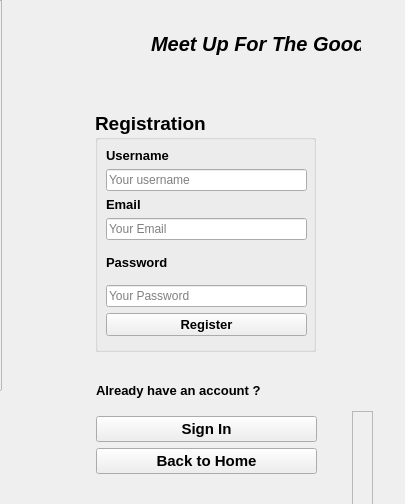
<?xml version="1.0" encoding="UTF-8"?>
<ui version="4.0">
 <class>registration_</class>
 <widget class="QWidget" name="registration_">
  <property name="geometry">
   <rect>
    <x>0</x>
    <y>0</y>
    <width>405</width>
    <height>504</height>
   </rect>
  </property>
  <property name="windowTitle">
   <string>Registration</string>
  </property>
  <property name="windowIcon">
   <iconset resource="src.qrc">
    <normaloff>:/image/images/logo.png</normaloff>:/image/images/logo.png</iconset>
  </property>
  <widget class="QFrame" name="frame">
   <property name="geometry">
    <rect>
     <x>352</x>
     <y>411</y>
     <width>21</width>
     <height>391</height>
    </rect>
   </property>
   <property name="styleSheet">
    <string notr="true">#frame
{
border-image: url(:/images/jpg.jfif);
}</string>
   </property>
   <property name="frameShape">
    <enum>QFrame::StyledPanel</enum>
   </property>
   <property name="frameShadow">
    <enum>QFrame::Raised</enum>
   </property>
  </widget>
  <widget class="QFrame" name="frame_2">
   <property name="geometry">
    <rect>
     <x>-19</x>
     <y>0</y>
     <width>21</width>
     <height>391</height>
    </rect>
   </property>
   <property name="styleSheet">
    <string notr="true">#frame
{
border-image: url(:/images/jpg.jfif);
}</string>
   </property>
   <property name="frameShape">
    <enum>QFrame::StyledPanel</enum>
   </property>
   <property name="frameShadow">
    <enum>QFrame::Raised</enum>
   </property>
  </widget>
  <widget class="QWidget" name="layoutWidget_3">
   <property name="geometry">
    <rect>
     <x>96</x>
     <y>370</y>
     <width>221</width>
     <height>104</height>
    </rect>
   </property>
   <layout class="QVBoxLayout" name="verticalLayout_7">
    <item>
     <widget class="QLabel" name="label_3">
      <property name="font">
       <font>
        <pointsize>10</pointsize>
        <bold>true</bold>
       </font>
      </property>
      <property name="text">
       <string>Already have an account ?</string>
      </property>
     </widget>
    </item>
    <item>
     <widget class="QPushButton" name="signin_btn_3">
      <property name="font">
       <font>
        <pointsize>11</pointsize>
        <bold>true</bold>
       </font>
      </property>
      <property name="styleSheet">
       <string notr="true">#signin
{
border:  solid white;
border-width: 0px;
border-radius: 3px;
background: rgb(20, 173, 255);
color: white
}
#signin:hover
{

background: rgb(33, 151, 255)

}</string>
      </property>
      <property name="text">
       <string>Sign In</string>
      </property>
     </widget>
    </item>
    <item>
     <widget class="QPushButton" name="signin_btn_4">
      <property name="font">
       <font>
        <pointsize>11</pointsize>
        <bold>true</bold>
       </font>
      </property>
      <property name="styleSheet">
       <string notr="true">#signin
{
border:  solid white;
border-width: 0px;
border-radius: 3px;
background: rgb(20, 173, 255);
color: white
}
#signin:hover
{

background: rgb(33, 151, 255)

}</string>
      </property>
      <property name="text">
       <string>Back to Home</string>
      </property>
     </widget>
    </item>
   </layout>
  </widget>
  <widget class="QWidget" name="widget_2" native="true">
   <property name="geometry">
    <rect>
     <x>142</x>
     <y>21</y>
     <width>228</width>
     <height>45</height>
    </rect>
   </property>
   <widget class="QLabel" name="header_2">
    <property name="geometry">
     <rect>
      <x>9</x>
      <y>9</y>
      <width>210</width>
      <height>27</height>
     </rect>
    </property>
    <property name="font">
     <font>
      <pointsize>15</pointsize>
      <italic>true</italic>
      <bold>true</bold>
     </font>
    </property>
    <property name="text">
     <string>Meet Up For The Good</string>
    </property>
   </widget>
  </widget>
  <widget class="QGroupBox" name="registrationbox_2">
   <property name="geometry">
    <rect>
     <x>95</x>
     <y>111</y>
     <width>221</width>
     <height>241</height>
    </rect>
   </property>
   <property name="font">
    <font>
     <pointsize>14</pointsize>
     <bold>true</bold>
    </font>
   </property>
   <property name="styleSheet">
    <string notr="true">#registrationbox
{
border: 1.5px solid white;
border-radius: 3px;

}</string>
   </property>
   <property name="title">
    <string>Registration</string>
   </property>
   <widget class="QWidget" name="layoutWidget_4">
    <property name="geometry">
     <rect>
      <x>11</x>
      <y>37</y>
      <width>201</width>
      <height>188</height>
     </rect>
    </property>
    <layout class="QVBoxLayout" name="verticalLayout_8">
     <item>
      <layout class="QVBoxLayout" name="verticalLayout_3">
       <item>
        <widget class="QLabel" name="label_5">
         <property name="font">
          <font>
           <pointsize>10</pointsize>
           <bold>true</bold>
          </font>
         </property>
         <property name="text">
          <string>Username</string>
         </property>
        </widget>
       </item>
       <item>
        <widget class="QLineEdit" name="username_2">
         <property name="placeholderText">
          <string>Your username</string>
         </property>
        </widget>
       </item>
      </layout>
     </item>
     <item>
      <layout class="QVBoxLayout" name="verticalLayout_4">
       <item>
        <widget class="QLabel" name="label_6">
         <property name="font">
          <font>
           <pointsize>10</pointsize>
           <bold>true</bold>
          </font>
         </property>
         <property name="text">
          <string>Email</string>
         </property>
        </widget>
       </item>
       <item>
        <widget class="QLineEdit" name="email_2">
         <property name="placeholderText">
          <string>Your Email</string>
         </property>
        </widget>
       </item>
      </layout>
     </item>
     <item>
      <widget class="QLabel" name="label_7">
       <property name="font">
        <font>
         <pointsize>10</pointsize>
         <bold>true</bold>
        </font>
       </property>
       <property name="text">
        <string>Password</string>
       </property>
      </widget>
     </item>
     <item>
      <widget class="QLineEdit" name="password_">
       <property name="placeholderText">
        <string>Your Password</string>
       </property>
      </widget>
     </item>
     <item>
      <widget class="QPushButton" name="register_btn_2">
       <property name="font">
        <font>
         <pointsize>10</pointsize>
         <bold>true</bold>
        </font>
       </property>
       <property name="styleSheet">
        <string notr="true">#register_btn
{
border-radius: 2px;
background: rgb(235, 252, 255);
}
#register_btn:hover
{
background:rgb(233, 236, 255);
}</string>
       </property>
       <property name="text">
        <string>Register</string>
       </property>
      </widget>
     </item>
    </layout>
   </widget>
  </widget>
  <widget class="QWidget" name="topPanel_2" native="true">
   <property name="geometry">
    <rect>
     <x>2</x>
     <y>1</y>
     <width>131</width>
     <height>80</height>
    </rect>
   </property>
   <property name="styleSheet">
    <string notr="true">#topPanel_2
{
border-image: url(:/image/images/logo.png);
}</string>
   </property>
  </widget>
 </widget>
 <resources>
  <include location="src.qrc"/>
 </resources>
 <connections/>
</ui>
